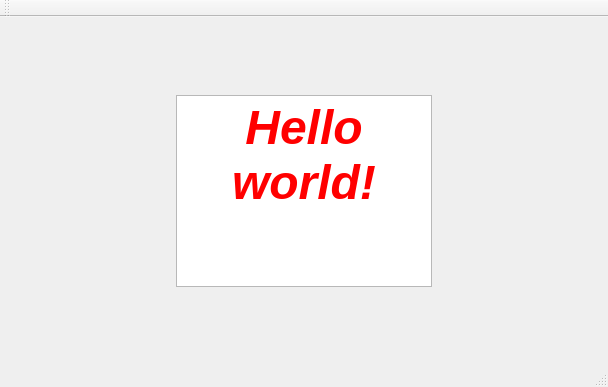
<?xml version="1.0" encoding="UTF-8"?>
<ui version="4.0">
 <class>Git_Test_prjClass</class>
 <widget class="QMainWindow" name="Git_Test_prjClass">
  <property name="geometry">
   <rect>
    <x>0</x>
    <y>0</y>
    <width>608</width>
    <height>387</height>
   </rect>
  </property>
  <property name="windowTitle">
   <string>Git_Test_prj</string>
  </property>
  <widget class="QWidget" name="centralWidget">
   <layout class="QGridLayout" name="gridLayout">
    <item row="0" column="0">
     <layout class="QHBoxLayout" name="horizontalLayout">
      <item>
       <spacer name="horizontalSpacer">
        <property name="orientation">
         <enum>Qt::Horizontal</enum>
        </property>
        <property name="sizeHint" stdset="0">
         <size>
          <width>40</width>
          <height>20</height>
         </size>
        </property>
       </spacer>
      </item>
      <item>
       <layout class="QVBoxLayout" name="verticalLayout">
        <item>
         <spacer name="verticalSpacer">
          <property name="orientation">
           <enum>Qt::Vertical</enum>
          </property>
          <property name="sizeHint" stdset="0">
           <size>
            <width>20</width>
            <height>40</height>
           </size>
          </property>
         </spacer>
        </item>
        <item>
         <widget class="QTextEdit" name="textEdit">
          <property name="readOnly">
           <bool>true</bool>
          </property>
          <property name="html">
           <string>&lt;!DOCTYPE HTML PUBLIC &quot;-//W3C//DTD HTML 4.0//EN&quot; &quot;http://www.w3.org/TR/REC-html40/strict.dtd&quot;&gt;
&lt;html&gt;&lt;head&gt;&lt;meta name=&quot;qrichtext&quot; content=&quot;1&quot; /&gt;&lt;style type=&quot;text/css&quot;&gt;
p, li { white-space: pre-wrap; }
&lt;/style&gt;&lt;/head&gt;&lt;body style=&quot; font-family:'SimSun'; font-size:9pt; font-weight:400; font-style:normal;&quot;&gt;
&lt;p align=&quot;center&quot; style=&quot; margin-top:0px; margin-bottom:0px; margin-left:0px; margin-right:0px; -qt-block-indent:0; text-indent:0px;&quot;&gt;&lt;span style=&quot; font-size:36pt; font-weight:600; font-style:italic; color:#ff0000;&quot;&gt;Hello world!&lt;/span&gt;&lt;/p&gt;&lt;/body&gt;&lt;/html&gt;</string>
          </property>
         </widget>
        </item>
        <item>
         <spacer name="verticalSpacer_2">
          <property name="orientation">
           <enum>Qt::Vertical</enum>
          </property>
          <property name="sizeHint" stdset="0">
           <size>
            <width>20</width>
            <height>40</height>
           </size>
          </property>
         </spacer>
        </item>
       </layout>
      </item>
      <item>
       <spacer name="horizontalSpacer_2">
        <property name="orientation">
         <enum>Qt::Horizontal</enum>
        </property>
        <property name="sizeHint" stdset="0">
         <size>
          <width>40</width>
          <height>20</height>
         </size>
        </property>
       </spacer>
      </item>
     </layout>
    </item>
   </layout>
  </widget>
  <widget class="QMenuBar" name="menuBar">
   <property name="geometry">
    <rect>
     <x>0</x>
     <y>0</y>
     <width>608</width>
     <height>23</height>
    </rect>
   </property>
  </widget>
  <widget class="QToolBar" name="mainToolBar">
   <attribute name="toolBarArea">
    <enum>TopToolBarArea</enum>
   </attribute>
   <attribute name="toolBarBreak">
    <bool>false</bool>
   </attribute>
  </widget>
  <widget class="QStatusBar" name="statusBar"/>
 </widget>
 <layoutdefault spacing="6" margin="11"/>
 <resources>
  <include location="Git_Test_prj.qrc"/>
 </resources>
 <connections/>
</ui>
